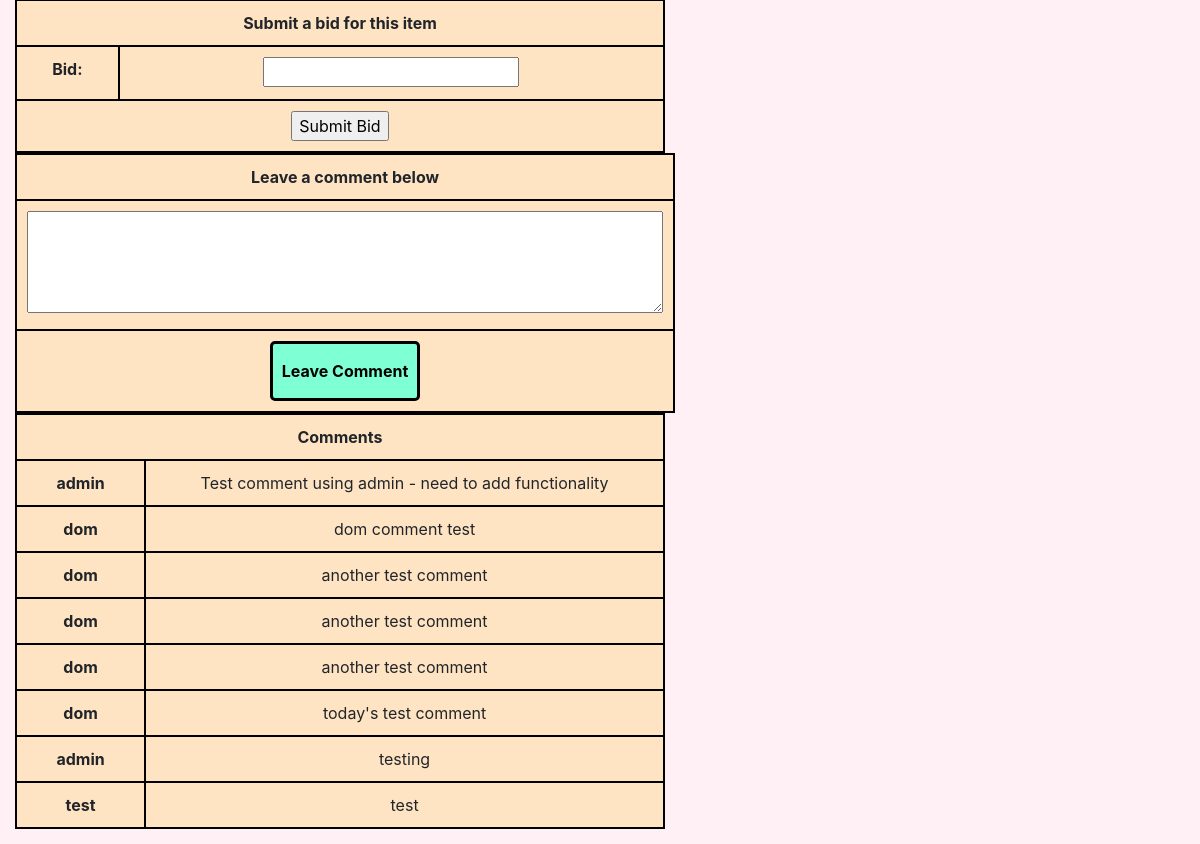
The page /listing/1 (lower part) on the database as committed earlier.
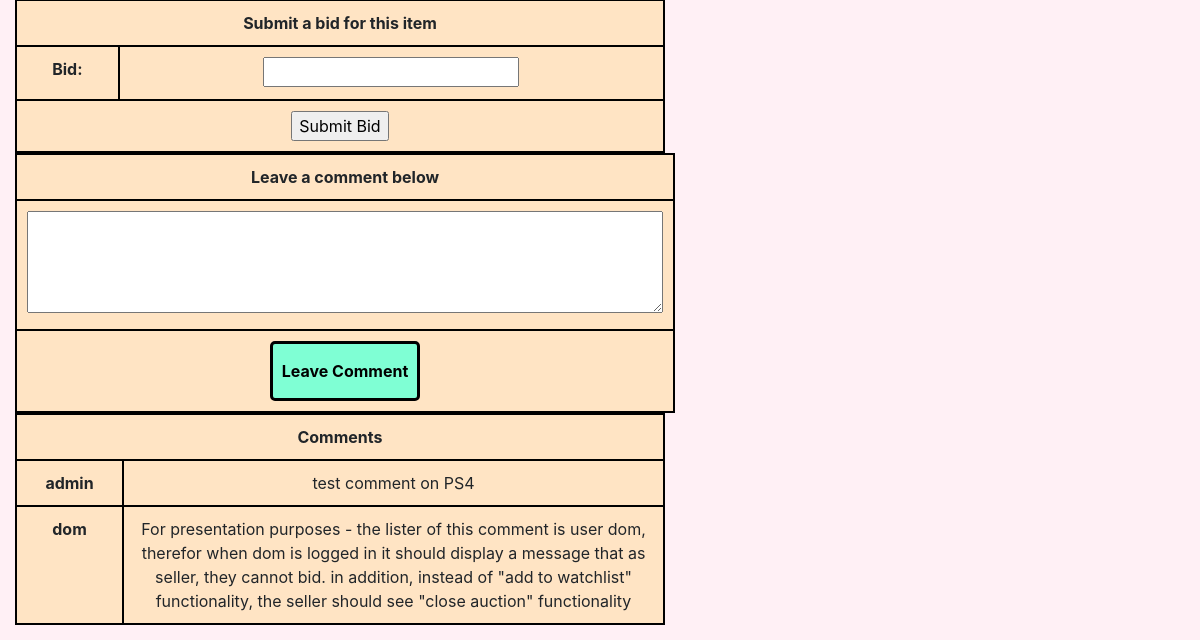
The same page on the database as committed later.
### auctions/models.py (models this page shows)
class Comment(models.Model):
    auction = models.ForeignKey(Listing, null=True, on_delete=models.CASCADE, related_name="get_comments")
    author = models.ForeignKey(User, null=True, on_delete=models.CASCADE)
    comment = models.TextField(null=True, max_length=500)

class User(AbstractUser):
    pass

### auctions/views.py (the view)
# urls.py: path("listing/<int:listing_id>", views.listing, name="listing"),
def listing(request, listing_id):
    listing = Listing.objects.get(pk=listing_id)
    comments = Comment.objects.filter(auction=listing)
    if listing.current_bid == None:
        listing.current_bid = listing.starting_bid
    if request.user.is_authenticated:
        user = User.objects.get(username=request.user)
        watched = check_if_watched(user, listing)
        seller = check_if_seller(user, listing)
        winner = check_if_winner(user, listing)
    else:
        watched = False
        seller = False
        winner = False
    context = {
        "listing": listing,
        "comments": comments,
        "bid_form": NewBidForm(),
        "watch_form": NewWatchForm(),
        "comment_form": NewCommentForm(),
        "watched": watched,
        "seller": seller,
        "closed": listing.closed,
        "winner": winner
    }
    if request.method == "POST" and request.user.is_authenticated:
        if request.POST.get("button") == "Close":
            listing.closed = True
            listing.save()
            return HttpResponseRedirect(reverse('listing', args=(listing.id,)))
        elif request.POST.get("button") == "Watchlist":
            if not watched:
                watchlist = Watchlist()
                watchlist.user = user
                watchlist.listing = listing
                watchlist.save()
            else:
                user.watchlist.filter(listing=listing).delete()
            return HttpResponseRedirect(reverse('listing', args=(listing.id,)))
        elif request.POST.get("button") == "comment":
            form = NewCommentForm(request.POST)
            if form.is_valid():
                new_comment = form.save(commit=False)
                new_comment.author = user
                new_comment.auction = listing
                new_comment.save()
                return render(request, "auctions/listing.html", context)
        else:
            bid = float(request.POST['bid'])
            if is_valid(bid, listing):
                form = NewBidForm(request.POST)
                newBid = form.save(commit=False)
                newBid.bidding_on = listing
                newBid.bid = bid
                newBid.bidder = user
                newBid.save()
                listing.current_bid = bid
                listing.save()
                return render(request, "auctions/listing.html", context)
            else:
                context["bid_error"] = "Bid must exceed current"
                return render(request, "auctions/listing.html", context)
    elif request.method == 'POST' and not request.user.is_authenticated:
        context["error"] = "You must be logged in"
        return render(request, "auctions/listing.html", context)
    else:
        return render(request, "auctions/listing.html", context)

### auctions/views.py
class NewBidForm(ModelForm):
    class Meta:
        model = Bid
        fields = ['bid']

class NewWatchForm(ModelForm):
    class Meta:
        model = Watchlist
        fields = ['user', 'listing']

### auctions/templates/auctions/listing.html (shortened to what this page needs)
{% extends "auctions/layout.html" %}
{% load widget_tweaks %}
{% block body %}
    {% if not closed %}
    <table>
        <tr>
            <th colspan="2">Submit a bid for this item</th>
        </tr>
        {% if not seller %}
        <form class="bid" method="POST" action="{% url 'listing' listing.id %}">
            {{ bid_form }}
        <tr>
            <td colspan="2">
                <input type="submit" value="Submit Bid">
            </td>
        </tr>
        </form>
        {% endif %}
    </table>
    <table>
        <tr>
            <th colspan="2">Leave a comment below</th>
        </tr>
        <form id="comment" method="POST" action="{% url 'listing' listing.id %}">
        <tr>
            <td>{{ comment_form.comment | attr:"rows:4" | attr:"cols:60" }}</td>
        </tr>
        <tr>
            <td colspan="2">
                <button name="button" form="comment" type="submit" value="comment">Leave Comment</button>
            </td>
        </tr>
        </form>
    </table>
    {% endif %}
    <table>
        <tr>
            <th colspan="2">Comments</th>
        </tr>
        {% for comment in comments %}
        <tr>
            <th>{{ comment.author }}</th>
            <td colspan="2">
                {{ comment.comment }}
            </td>
        </tr>
        {% endfor %}
    </table>
{% endblock %}

### auctions/templates/auctions/layout.html (shortened to what this page needs)
{% load static %}
<!DOCTYPE html>
<html lang="en">
    <head>
        <link rel="stylesheet" href="https://stackpath.bootstrapcdn.com/bootstrap/4.4.1/css/bootstrap.min.css">
        <link href="{% static 'auctions/styles.css' %}" rel="stylesheet">
    </head>
    <body>
        {% block body %}
        {% endblock %}
    </body>
</html>

### auctions/static/auctions/styles.css (style rules this page uses)
body { padding: 15px; background-color: lavenderblush; }
table, tr, td { background-color: bisque; border: 2px solid black; width: 650px; }
td, th { padding: 10px; width: auto; text-align: center; }
tr, form { vertical-align: top; width: auto; }
button { border-radius: 5px; border: 3px solid black; height: 60px; width: 150px; background-color: aquamarine; font-weight: bold; }

Rows that differ between the two databases and show on the page:
removed Comment: author "admin", comment "Test comment using admin - need to add functionality"
removed Comment: author "dom", comment "dom comment test"
removed Comment: author "dom", comment "another test comment"
removed Comment: author "dom", comment "another test comment"
removed Comment: author "dom", comment "another test comment"
removed Comment: author "dom", comment "today's test comment"
removed Comment: author "admin", comment "testing"
removed Comment: author "test", comment "test"
added Comment: author "admin", comment "test comment on PS4"
added Comment: author "dom", comment "For presentation purposes - the lister of this comment is user dom, therefor when dom is logged in it should display a message that as seller, they cannot bid. in addition, instead of \"add to watchlist\" functionality, the seller should see \"close auction\" functionality"
